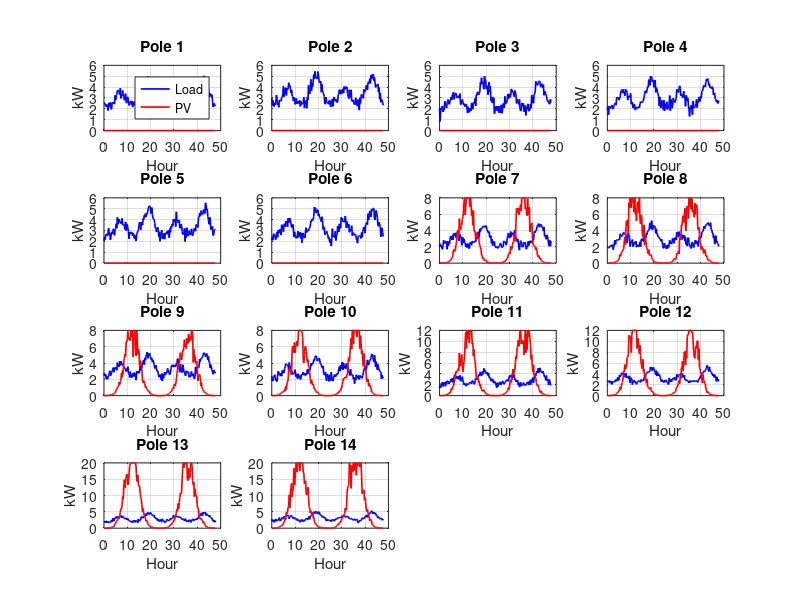

The MATLAB source for this figure: (Note: this script raises an error after producing the figure.)
%% =========================================================
% TWO-LAYER CONSTANT-HORIZON MPC ENERGY MANAGEMENT SYSTEM
% 48h simulation, 24h rolling optimization horizon
% UPPER LAYER: tariff optimization
% LOWER LAYER: pole-wise MPC with battery + curtailment
%% =========================================================
clc; clear; close all;
rng(40);

%% =========================================================
%% BASIC SETTINGS
%% =========================================================
dt  = 0.25;               % 15 min
Nday = 96;                % 24h horizon
Nsim = 192;               % 48h data (needed for rolling)

Npoles = 14;
t = (0:Nsim-1)*dt;

%% =========================================================
%% LOAD GENERATION (48h)
%% =========================================================
Load = zeros(Npoles,Nsim);

for i=1:Npoles
    base = 2 + 0.5*rand;
    morning = 1.5*exp(-((mod(t,24)-7).^2)/8);
    evening = 2.5*exp(-((mod(t,24)-19).^2)/10);
    Load(i,:) = base + morning + evening + 0.3*randn(1,Nsim);
end

%% =========================================================
%% PV GENERATION (48h)
%% =========================================================
cap = [zeros(1,6) 8 8 8 8 12 12 20 20];
PV = zeros(Npoles,Nsim);

env = exp(-((mod(t,24)-12).^2)/18);
env = env/max(env);

for i=1:Npoles
    if cap(i)==0, continue; end
    slow = 1 + 0.35*movmean(randn(1,Nsim),6);
    fast = 1 + 0.15*randn(1,Nsim);
    pv = cap(i)*env.*slow.*fast;
    PV(i,:) = max(0,min(cap(i),pv));
end

Load_tot = sum(Load);
PV_tot   = sum(PV);

%% =========================================================
%% POLE-WISE LOAD & PV PROFILES
%% =========================================================
time = (0:length(Load(1,:))-1)*dt;

figure('Name','Pole-wise Load & PV Profiles','Position',[100 50 1200 900])
for p = 1:Npoles
    subplot(4,4,p)
    plot(time, Load(p,:), 'b','LineWidth',1.2); hold on
    plot(time, PV(p,:),   'r','LineWidth',1.2);
    title(['Pole ' num2str(p)])
    xlabel('Hour'); ylabel('kW'); grid on
    if p==1
        legend('Load','PV')
    end
end
sgtitle('Individual Pole Load and Solar Profiles')

%% =========================================================
%% BATTERY
%% =========================================================
Ebat = 50;
Pbat_max = 20;
SOCmin = 0.2*Ebat;
SOCmax = 0.8*Ebat;
SOC0   = 0.5*Ebat;

%% =========================================================
%% GRID + COSTS
%% =========================================================
Pgrid_max = 50;

c_deg  = 2;   % battery degradation
c_curt = 1;   % curtailment penalty

%% =========================================================
%% UPPER LAYER SETTINGS
%% =========================================================
V_ref = 1.0;                   % per unit reference voltage
k_voltage = 50;                % sensitivity for export tariff
Texp_base = 20;                % base export price
Timp_base = 30;                % base import price
delta = 0.2;                    % max deviation from base import

% Simulate voltages at each pole (random for demo)
V_poles = 0.95 + 0.1*rand(Npoles,Nsim);

%% =========================================================
%% RESULT STORAGE
%% =========================================================
%% =========================================================
%% RESULT STORAGE
%% =========================================================
Pimp=zeros(Nday,1);
Pexp=zeros(Nday,1);
Pbat=zeros(Nday,1);
Curt=zeros(Nday,1);
SOC =zeros(Nday,1);

% ===== NEW: pole-wise storage =====
Pexp_pole = zeros(Npoles,Nday);
Curt_pole = zeros(Npoles,Nday);
Texp_pole = zeros(Npoles,Nday);

SOC_now = SOC0;
total_cost = 0;

options = optimoptions('linprog','Display','none');

%% =========================================================
%% TRUE CONSTANT HORIZON MPC WITH UPPER LAYER + POLE-WISE
%% =========================================================
for k=1:Nday
    
    Nh = Nday;               % <<< CONSTANT horizon
    idx_start = k;
    idx_end   = k+Nh-1;
    
    %% =============================
    %% UPPER LAYER: Tariff Optimization (simple QP)
    %% =============================
    % Decision variables: [Timp, Texp_1..Npoles, phi (battery adder)]
    % Cost: minimize deviation from utility + smooth + minimal phi
    H = eye(1+Npoles+1); % quadratic weights: [Timp, Texp_1..Npoles, phi]
    H = H*1e-3;          % small regularization
    f = [0; zeros(Npoles,1); 1]; % penalize phi
    
    % Bounds
    lb = [(1-delta)*Timp_base; zeros(Npoles,1); 0];
    ub = [(1+delta)*Timp_base; 2*Texp_base*ones(Npoles,1); 5];
    
    % Voltage-based export pricing
    Texp_voltage = Texp_base + k_voltage*(V_ref - V_poles(:,idx_start));
    
    % Solve simple quadratic: minimize phi while keeping Texp near voltage-based
    % Here we just compute as weighted average
    
    % phi = 1; % for demo
    % T_imp = Timp_base + phi;
    % T_exp = Texp_voltage + phi; % pole-wise
    
    
    
    
    
    
    %% =============================
    %% UPPER LAYER: LP TARIFF OPTIMIZATION (CORRECT)
    %% =============================
    
    w1 = 1;     % deviation penalty
    w3 = 0.2;   % phi penalty
    
    % decision: [Timp, phi, s]
    f_up = [0; w3; w1];
    
    % bounds
    lb_up = [(1-delta)*Timp_base; 0; 0];
    ub_up = [(1+delta)*Timp_base; 5; inf];
    
    % |Timp - Tbase| <= s
    A_up = [
        1  0  -1;
        -1  0  -1
        ];
    
    b_up = [
        Timp_base;
        -Timp_base
        ];
    
    x_up = linprog(f_up,A_up,b_up,[],[],lb_up,ub_up,options);
    
    T_imp = x_up(1);
    phi   = x_up(2);
    
    % voltage-based export pricing
    Texp_voltage = Texp_base + k_voltage*(V_ref - V_poles(:,idx_start));
    
    T_exp = Texp_voltage + phi;
    
    
    
    
    
    
    
    
    %% =============================
    %% LOWER LAYER MPC (pole-wise)
    %% =============================
    nv_per = 1 + Npoles + 2 + Npoles + 1; % [Pimp, Pexp_1..Npoles, Pch,Pdis,Curt_1..Npoles,SOC]
    nvar = Nh*nv_per;
    
    %% COST VECTOR
    f_mpc=zeros(nvar,1);
    for i=1:Nh
        idx=(i-1)*nv_per;
        f_mpc(idx+1)=T_imp*dt;                   % import
        f_mpc(idx+2:idx+1+Npoles)=-dt*T_exp;     % export revenue
        f_mpc(idx+2+Npoles)=c_deg*dt;            % Pch degradation
        f_mpc(idx+3+Npoles)=c_deg*dt;            % Pdis degradation
        f_mpc(idx+4+Npoles:idx+3+2*Npoles)=c_curt*dt; % Curtailment
    end
    
    
    %% BOUNDS
    lb=zeros(nvar,1); ub=inf(nvar,1);
    for i=1:Nh
        idx=(i-1)*nv_per;
        % Pimp
        ub(idx+1)=Pgrid_max;
        % Pexp
        ub(idx+2:idx+1+Npoles)=PV(:,idx_start+i-1);
        % Pch,Pdis
        ub(idx+2+Npoles)=Pbat_max;
        ub(idx+3+Npoles)=Pbat_max;
        % Curtailment
        ub(idx+4+Npoles:idx+3+2*Npoles)=PV(:,idx_start+i-1);
        % SOC
        lb(idx+4+2*Npoles)=SOCmin;
        ub(idx+4+2*Npoles)=SOCmax;
    end
    
    %% EQUALITY CONSTRAINTS
    Aeq=[]; beq=[];
    
    % Power balance
    for i=1:Nh
        row=zeros(1,nvar);
        idx=(i-1)*nv_per;
        row(idx+1)=1; % Pimp
        row(idx+2:idx+1+Npoles)=-1; % Pexp
        row(idx+2+Npoles)=1;  % Pch
        row(idx+3+Npoles)=-1; % Pdis
        row(idx+4+Npoles:idx+3+2*Npoles)=-1; % Curtailment
        beq_i = sum(Load(:,idx_start+i-1)) - sum(PV(:,idx_start+i-1));
        Aeq=[Aeq;row]; beq=[beq; beq_i];
    end
    
    % SOC dynamics
    for i=1:Nh-1
        row=zeros(1,nvar);
        idx=(i-1)*nv_per; idx2=i*nv_per;
        row(idx+4+2*Npoles)=1;          % SOC(h)
        row(idx+2+Npoles)=-dt;          % Pch
        row(idx+3+Npoles)= dt;          % Pdis
        row(idx2+4+2*Npoles)=-1;        % SOC(h+1)
        Aeq=[Aeq;row]; beq=[beq;0];
    end
    
    % Initial SOC measured
    row=zeros(1,nvar);
    row(4+2*Npoles)=1;
    Aeq=[Aeq;row]; beq=[beq;SOC_now];
    
    %% INEQUALITY: Grid limit
    A=[]; b=[];
    for i=1:Nh
        idx=(i-1)*nv_per;
        row1=zeros(1,nvar); row1(idx+1)=1; row1(idx+2:idx+1+Npoles)=-1;
        row2=zeros(1,nvar); row2(idx+1)=-1; row2(idx+2:idx+1+Npoles)=1;
        A=[A;row1;row2];
        b=[b;Pgrid_max;Pgrid_max/3];
    end
    
    %% SOLVE MPC
    x = linprog(f_mpc,A,b,Aeq,beq,lb,ub,options);
    if isempty(x)
        warning('Optimization failed at step %d', k); break
    end
    x = reshape(x,nv_per,Nh)';
    
    %% APPLY FIRST STEP
    %% APPLY FIRST STEP
    
    Pimp(k)=x(1,1);
    
    % -------- POLE EXPORTS ----------
    Pexp_pole(:,k)=x(1,2:1+Npoles)';     % store each pole
    Pexp(k)=sum(Pexp_pole(:,k));
    
    % -------- CURTAILMENT ----------
    Curt_pole(:,k)=x(1,4+Npoles:3+2*Npoles)';
    Curt(k)=sum(Curt_pole(:,k));
    
    % -------- BATTERY ----------
    Pbat_k = x(1,3+Npoles)-x(1,2+Npoles);
    Pbat(k)=Pbat_k;
    
    SOC_now = SOC_now + dt*(x(1,3+Npoles)-x(1,2+Npoles));
    SOC(k)=SOC_now;
    
    % -------- TARIFF ----------
    Texp_pole(:,k)=T_exp;
    
    total_cost = total_cost + f_mpc(1:nv_per)'*x(1,:)';
    
end

SOC_pct = 100*SOC/Ebat;
disp(['Total daily cost (TRUE MPC) = ',num2str(total_cost)])

%% =========================================================
%% PLOTS
%% =========================================================
figure

time_plot = time(1:Nday);  % trim time to first 24h
subplot(5,1,1)
plot(time_plot, Load_tot(1:Nday), 'k', time_plot, PV_tot(1:Nday), 'g', 'LineWidth',1.4)
legend('Load','PV')
title('Load & PV')
grid on


subplot(5,1,2)
plot(Pimp,'b'); hold on; plot(Pexp,'r')
yline(Pgrid_max,'--k')
title('Grid Power'); grid on

subplot(5,1,3)
plot(Pbat); yline(0)
title('Battery Power'); grid on

subplot(5,1,4)
plot(SOC_pct); ylim([0 100])
title('SOC (%)'); grid on

subplot(5,1,5)
plot(Curt)
title('Curtailment'); grid on
xlabel('Step')

%% =========================================================
%% PERFORMANCE METRICS
%% =========================================================
Pgrid = Pimp - Pexp;

E_import = sum(Pimp)*dt;
E_export = sum(Pexp)*dt;
E_curt   = sum(Curt)*dt;
E_pv     = sum(PV_tot(1:length(Pimp)))*dt;

E_bat_throughput = sum(abs(Pbat))*dt;

P_peak = max(abs(Pgrid));
P_rms  = rms(Pgrid);

PV_utilization = 1 - E_curt/E_pv;

SOC_var = var(SOC_pct);

fprintf('\n============= PERFORMANCE METRICS =============\n');
fprintf('Total cost             = %.2f LKR\n', total_cost);
fprintf('Import energy          = %.2f kWh\n', E_import);
fprintf('Export energy          = %.2f kWh\n', E_export);
fprintf('Curtailment energy     = %.2f kWh\n', E_curt);
fprintf('PV utilization         = %.2f %%\n', 100*PV_utilization);
fprintf('Battery throughput     = %.2f kWh\n', E_bat_throughput);
fprintf('Peak grid power        = %.2f kW\n', P_peak);
fprintf('RMS grid power         = %.2f kW\n', P_rms);
fprintf('SOC variance           = %.2f\n', SOC_var);
fprintf('===============================================\n');



%% =========================================================
%% POLE-WISE CURTAILMENT
%% =========================================================
figure('Name','Pole-wise Curtailment','Position',[100 50 1200 900])
for p = 1:Npoles
    subplot(4,4,p)
    % Assuming we stored Curt_pole during MPC (NxNpoles)
    if exist('Curt_pole','var')
        plot(time_plot, Curt_pole(p,1:Nday),'r','LineWidth',1.2);
    else
        plot(time_plot, zeros(1,Nday),'r','LineWidth',1.2); % placeholder
    end
    title(['Pole ' num2str(p)])
    xlabel('Hour'); ylabel('kW'); grid on
end
sgtitle('Pole-wise Curtailment')

%% =========================================================
%% POLE-WISE EXPORT POWER
%% =========================================================
figure('Name','Pole-wise Export Power','Position',[100 50 1200 900])
for p = 1:Npoles
    subplot(4,4,p)
    if exist('Pexp_pole','var')
        plot(time_plot, Pexp_pole(p,1:Nday),'b','LineWidth',1.2);
    else
        plot(time_plot, zeros(1,Nday),'b','LineWidth',1.2); % placeholder
    end
    title(['Pole ' num2str(p)])
    xlabel('Hour'); ylabel('kW'); grid on
end
sgtitle('Pole-wise Export Power')

%% =========================================================
%% POLE-WISE EXPORT TARIFFS
%% =========================================================
figure('Name','Pole-wise Export Tariff','Position',[100 50 1200 900])
for p = 1:Npoles
    subplot(4,4,p)
    if exist('Texp_pole','var')
        plot(time_plot, Texp_pole(p,1:Nday),'m','LineWidth',1.2);
    else
        plot(time_plot, Texp_voltage(p)*ones(1,Nday),'m','LineWidth',1.2); % default voltage-based
    end
    title(['Pole ' num2str(p)])
    xlabel('Hour'); ylabel('LKR/kWh'); grid on
end
sgtitle('Pole-wise Export Tariffs')


%% =========================================================
%% POLE-WISE VOLTAGE PROFILES
%% =========================================================
time_plot = (0:Nday-1)*dt;

figure('Name','Pole-wise Voltage Profiles','Position',[100 50 1200 900])

for p = 1:Npoles
    subplot(4,4,p)
    plot(time_plot, V_poles(p,1:Nday),'LineWidth',1.3)
    yline(V_ref,'--')    % reference line
    
    title(['Pole ' num2str(p)])
    xlabel('Hour')
    ylabel('p.u.')
    ylim([0.9 1.05])     % zoom for clarity
    grid on
end

sgtitle('Pole-wise Voltage (per-unit)')


%% =========================================================
%% VOLTAGE vs TARIFF (comparison)
%% =========================================================
figure('Name','Voltage vs Tariff (Pole 1 example)')

yyaxis left
plot(time_plot,V_poles(1,1:Nday),'LineWidth',1.4)
ylabel('Voltage (p.u.)')

yyaxis right
plot(time_plot,Texp_pole(1,:),'LineWidth',1.4)
ylabel('Export Tariff (LKR/kWh)')

xlabel('Hour')
title('Voltage–Tariff Relationship (Pole 1)')
grid on
